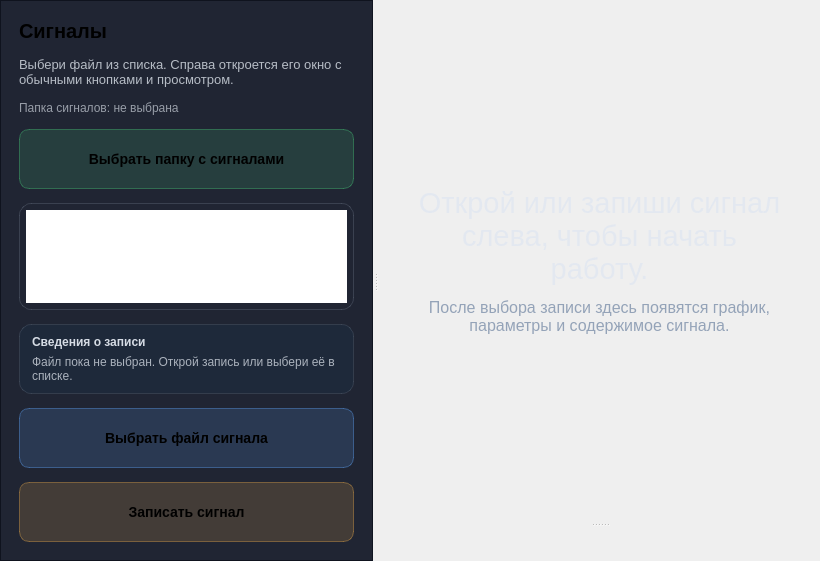
<?xml version="1.0" encoding="UTF-8"?>
<ui version="4.0">
 <class>Interpretation</class>
 <widget class="QWidget" name="Interpretation">
  <property name="geometry">
   <rect>
    <x>0</x>
    <y>0</y>
    <width>820</width>
    <height>561</height>
   </rect>
  </property>
  <property name="windowTitle">
   <string>Form</string>
  </property>
  <layout class="QVBoxLayout" name="verticalLayoutRoot">
   <property name="spacing">
    <number>0</number>
   </property>
   <property name="leftMargin">
    <number>0</number>
   </property>
   <property name="topMargin">
    <number>0</number>
   </property>
   <property name="rightMargin">
    <number>0</number>
   </property>
   <property name="bottomMargin">
    <number>0</number>
   </property>
   <item>
    <widget class="QSplitter" name="splitterMain">
     <property name="orientation">
      <enum>Qt::Horizontal</enum>
     </property>
     <property name="childrenCollapsible">
      <bool>false</bool>
     </property>
     <property name="handleWidth">
      <number>6</number>
     </property>
     <widget class="QFrame" name="frameSignalsSidebar">
      <property name="sizePolicy">
       <sizepolicy hsizetype="Preferred" vsizetype="Expanding">
        <horstretch>0</horstretch>
        <verstretch>0</verstretch>
       </sizepolicy>
      </property>
      <property name="minimumSize">
       <size>
        <width>260</width>
        <height>0</height>
       </size>
      </property>
      <property name="maximumSize">
       <size>
        <width>420</width>
        <height>16777215</height>
       </size>
      </property>
      <property name="frameShape">
       <enum>QFrame::StyledPanel</enum>
      </property>
      <property name="styleSheet">
       <string notr="true">QFrame#frameSignalsSidebar {
    background: rgba(18, 24, 38, 0.94);
    border-right: 1px solid rgba(96, 165, 250, 0.20);
}
QPushButton#btnRecordSignal, QPushButton#btnOpenSignalFiles, QPushButton#btnChooseSignalFolder {
    min-height: 42px;
    border-radius: 10px;
    font-size: 14px;
    font-weight: 600;
    padding: 8px 12px;
}
QPushButton#btnRecordSignal {
    background: rgba(230, 168, 72, 0.18);
    border: 1px solid rgba(230, 168, 72, 0.40);
}
QPushButton#btnOpenSignalFiles {
    background: rgba(96, 165, 250, 0.16);
    border: 1px solid rgba(96, 165, 250, 0.40);
}
QPushButton#btnChooseSignalFolder {
    background: rgba(74, 222, 128, 0.14);
    border: 1px solid rgba(74, 222, 128, 0.35);
}
QListWidget#listWidgetSignals {
    border: 1px solid rgba(148, 163, 184, 0.22);
    border-radius: 12px;
    padding: 6px;
    outline: none;
}
QListWidget#listWidgetSignals::item {
    min-height: 32px;
    border-radius: 8px;
    padding: 6px 8px;
}
QListWidget#listWidgetSignals::item:selected {
    background: rgba(96, 165, 250, 0.22);
}
QFrame#frameSignalMeta {
    background: rgba(30, 41, 59, 0.85);
    border: 1px solid rgba(148, 163, 184, 0.18);
    border-radius: 12px;
}
QLabel#labelSignalMetaTitle {
    font-size: 12px;
    font-weight: 700;
    color: rgba(226, 232, 240, 0.94);
}
QLabel#labelSignalMetaValue {
    font-size: 12px;
    color: rgba(226, 232, 240, 0.72);
}</string>
      </property>
      <layout class="QVBoxLayout" name="verticalLayoutSidebar">
       <property name="spacing">
        <number>14</number>
       </property>
       <property name="leftMargin">
        <number>18</number>
       </property>
       <property name="topMargin">
        <number>18</number>
       </property>
       <property name="rightMargin">
        <number>18</number>
       </property>
       <property name="bottomMargin">
        <number>18</number>
       </property>
       <item>
        <widget class="QLabel" name="labelSignalsListTitle">
         <property name="styleSheet">
          <string notr="true">font-size: 20px; font-weight: 700;</string>
         </property>
         <property name="text">
          <string>Сигналы</string>
         </property>
        </widget>
       </item>
       <item>
        <widget class="QLabel" name="labelSignalsListHint">
         <property name="wordWrap">
          <bool>true</bool>
         </property>
         <property name="styleSheet">
          <string notr="true">font-size: 13px; color: rgba(226, 232, 240, 0.78);</string>
         </property>
         <property name="text">
          <string>Выбери файл из списка. Справа откроется его окно с обычными кнопками и просмотром.</string>
         </property>
        </widget>
       </item>
       <item>
        <widget class="QLabel" name="labelSignalFolderPath">
         <property name="wordWrap">
          <bool>true</bool>
         </property>
         <property name="styleSheet">
          <string notr="true">font-size: 12px; color: rgba(226, 232, 240, 0.62);</string>
         </property>
         <property name="text">
          <string>Папка сигналов: не выбрана</string>
         </property>
        </widget>
       </item>
       <item>
        <widget class="QPushButton" name="btnChooseSignalFolder">
         <property name="text">
          <string>Выбрать папку с сигналами</string>
         </property>
        </widget>
       </item>
       <item>
        <widget class="QListWidget" name="listWidgetSignals"/>
       </item>
       <item>
        <widget class="QFrame" name="frameSignalMeta">
         <property name="frameShape">
          <enum>QFrame::StyledPanel</enum>
         </property>
         <layout class="QVBoxLayout" name="verticalLayoutSignalMeta">
          <property name="spacing">
           <number>6</number>
          </property>
          <property name="leftMargin">
           <number>12</number>
          </property>
          <property name="topMargin">
           <number>10</number>
          </property>
          <property name="rightMargin">
           <number>12</number>
          </property>
          <property name="bottomMargin">
           <number>10</number>
          </property>
          <item>
           <widget class="QLabel" name="labelSignalMetaTitle">
            <property name="text">
             <string>Сведения о записи</string>
            </property>
           </widget>
          </item>
          <item>
           <widget class="QLabel" name="labelSignalMetaValue">
            <property name="wordWrap">
             <bool>true</bool>
            </property>
            <property name="text">
             <string>Файл пока не выбран. Открой запись или выбери её в списке.</string>
            </property>
           </widget>
          </item>
         </layout>
        </widget>
       </item>
       <item>
        <widget class="QPushButton" name="btnOpenSignalFiles">
         <property name="text">
          <string>Выбрать файл сигнала</string>
         </property>
        </widget>
       </item>
       <item>
        <widget class="QPushButton" name="btnRecordSignal">
         <property name="text">
          <string>Записать сигнал</string>
         </property>
        </widget>
       </item>
      </layout>
     </widget>
     <widget class="ScrollArea" name="scrollArea">
      <property name="sizePolicy">
       <sizepolicy hsizetype="Preferred" vsizetype="Expanding">
        <horstretch>0</horstretch>
        <verstretch>0</verstretch>
       </sizepolicy>
      </property>
      <property name="acceptDrops">
       <bool>true</bool>
      </property>
      <property name="frameShape">
       <enum>QFrame::NoFrame</enum>
      </property>
      <property name="lineWidth">
       <number>0</number>
      </property>
      <property name="verticalScrollBarPolicy">
       <enum>Qt::ScrollBarAsNeeded</enum>
      </property>
      <property name="widgetResizable">
       <bool>true</bool>
      </property>
      <widget class="QWidget" name="scrlAreaSignals">
       <property name="geometry">
        <rect>
         <x>0</x>
         <y>0</y>
         <width>546</width>
         <height>561</height>
        </rect>
       </property>
       <property name="sizePolicy">
        <sizepolicy hsizetype="Preferred" vsizetype="Expanding">
         <horstretch>0</horstretch>
         <verstretch>0</verstretch>
        </sizepolicy>
       </property>
       <property name="autoFillBackground">
        <bool>true</bool>
       </property>
       <layout class="QVBoxLayout" name="verticalLayout">
        <property name="leftMargin">
         <number>0</number>
        </property>
        <property name="topMargin">
         <number>0</number>
        </property>
        <property name="rightMargin">
         <number>0</number>
        </property>
        <property name="bottomMargin">
         <number>0</number>
        </property>
        <item>
         <widget class="QSplitter" name="splitter">
          <property name="styleSheet">
           <string notr="true">QSplitter::handle:vertical {
margin: 4px 0px;
    background-color: qlineargradient(x1:0, y1:0, x2:1, y2:0,
stop:0 rgba(255, 255, 255, 0),
stop:0.5 rgba(100, 100, 100, 100),
stop:1 rgba(255, 255, 255, 0));
    image: url(:/icons/icons/splitter_handle_horizontal.svg);
}</string>
          </property>
          <property name="orientation">
           <enum>Qt::Vertical</enum>
          </property>
          <property name="handleWidth">
           <number>6</number>
          </property>
          <widget class="QLabel" name="labelGettingStarted">
        <property name="font">
         <font>
          <pointsize>22</pointsize>
          </font>
         </property>
         <property name="styleSheet">
          <string notr="true">padding: 36px;
color: rgba(226, 232, 240, 0.9);</string>
         </property>
         <property name="text">
          <string>&lt;html&gt;&lt;head/&gt;&lt;body&gt;&lt;p align=&quot;center&quot;&gt;Открой или запиши сигнал слева, чтобы начать работу.&lt;/p&gt;&lt;p align=&quot;center&quot;&gt;&lt;span style=&quot; font-size:12pt; color:#94a3b8;&quot;&gt;После выбора записи здесь появятся график, параметры и содержимое сигнала.&lt;/span&gt;&lt;/p&gt;&lt;/body&gt;&lt;/html&gt;</string>
         </property>
           <property name="alignment">
            <set>Qt::AlignCenter</set>
           </property>
           <property name="wordWrap">
            <bool>true</bool>
           </property>
           <property name="textInteractionFlags">
            <set>Qt::NoTextInteraction</set>
           </property>
          </widget>
          <widget class="QLabel" name="placeholderLabel">
           <property name="text">
            <string/>
           </property>
          </widget>
         </widget>
        </item>
       </layout>
      </widget>
     </widget>
    </widget>
   </item>
  </layout>
 </widget>
 <customwidgets>
  <customwidget>
   <class>ScrollArea</class>
   <extends>QScrollArea</extends>
   <header>urh.ui.ScrollArea.h</header>
   <container>1</container>
  </customwidget>
 </customwidgets>
 <resources>
  <include location="urh.qrc"/>
 </resources>
 <connections/>
</ui>
